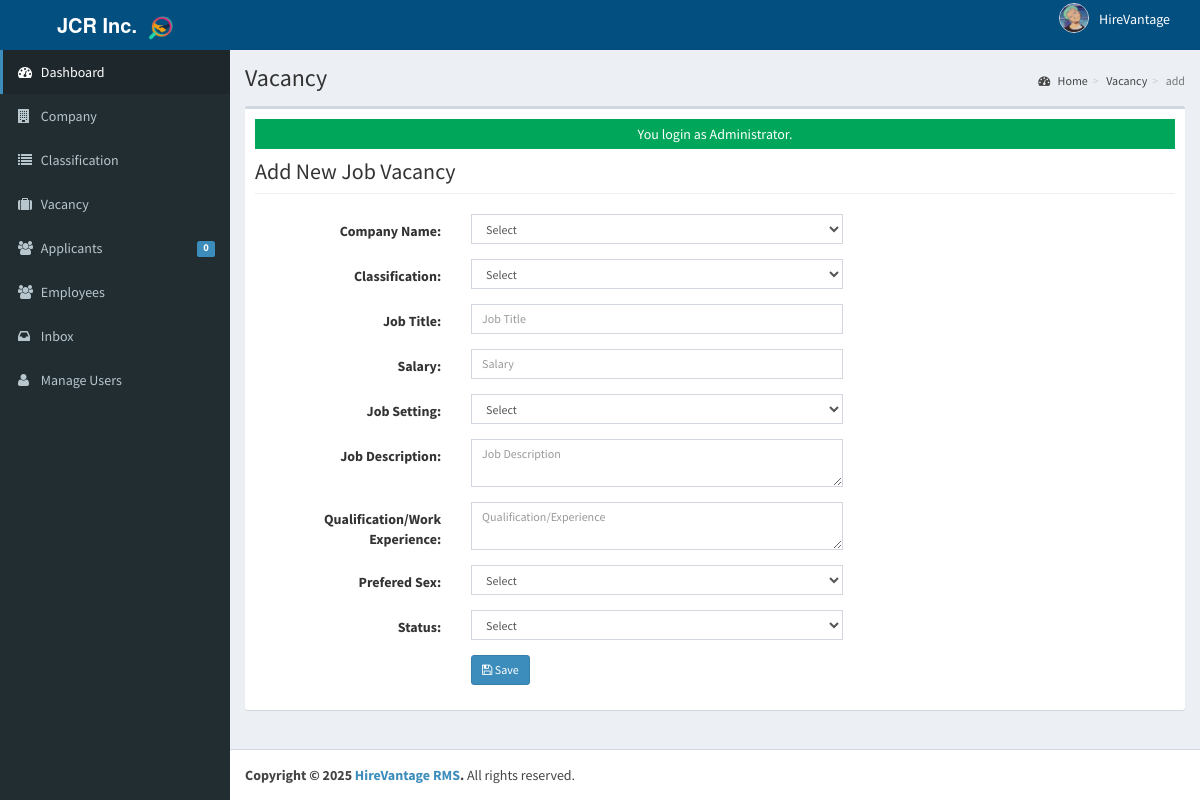
/admin/vacancy/index.php?view=add (signed in), run on the app's committed database.
### tables this page shows
CREATE TABLE `tblusers` (
  `USERID` varchar(30) NOT NULL,
  `FULLNAME` varchar(40) NOT NULL,
  `USERNAME` varchar(90) NOT NULL,
  `PASS` varchar(90) NOT NULL,
  `ROLE` varchar(30) NOT NULL,
  `PICLOCATION` varchar(255) NOT NULL
);

### admin/vacancy/index.php (called while the page is built, shortened)
<?php
require_once("../../include/initialize.php");
$title="Vacancy";
require_once ("../theme/admin.php");
?>

### include/database.php (called while the page is built, shortened)
<?php
class Database {
    private $conn;
    private $sql_string = '';
    public function open_connection() {
        $this->conn = new mysqli(server, user, pass, database_name);
    }
    public function setQuery($sql = '') {
        $this->sql_string = $sql;
    }
    public function executeQuery() {
        $result = $this->conn->query($this->sql_string);
        return $result;
    }
    private function confirm_query($result) {
        return $result;
    }
    public function loadSingleResult() {
        $cur = $this->executeQuery();
        $data = $cur->fetch_object();
        return $data;
    }
}
$mydb = new Database();
?>

### include/accounts.php (called while the page is built, shortened)
<?php
require_once(LIB_PATH.DS.'database.php');
class User {
	protected static  $tblname = "tblusers";
	function single_user($id=""){
			global $mydb;
			$mydb->setQuery("SELECT * FROM ".self::$tblname."
				Where USERID= '{$id}' LIMIT 1");
			$cur = $mydb->loadSingleResult();
			return $cur;
	}
}
?>

### include/function.php (called while the page is built, shortened)
<?php
function currentpage(){
		$this_page = $_SERVER['SCRIPT_NAME'];
	    $bits = explode('/',$this_page);
		 return $bits[3];
	}
		?>

### admin/vacancy/add.php (the view, shortened to what this page needs)
<form class="form-horizontal span6" action="controller.php?action=add" method="POST">
<div class="row">
    <div class="col-lg-12">
      <h1 class="page-header">Add New Job Vacancy</h1>
    </div>
  </div>
  <div class="form-group">
    <div class="col-md-8">
      <label class="col-md-4 control-label" for=
      "COMPANYNAME">Company Name:</label>
      <div class="col-md-8">
        <select class="form-control input-sm" id="COMPANYID" name="COMPANYID" required>
          <option value="">Select</option>
        </select>
      </div>
    </div>
  </div>
  <div class="form-group">
    <div class="col-md-8">
      <label class="col-md-4 control-label" for=
      "CATEGORY">Classification:</label>
      <div class="col-md-8">
        <select class="form-control input-sm" id="CATEGORY" name="CATEGORY" required>
          <option value="">Select</option>
        </select>
      </div>
    </div>
  </div>
  <div class="form-group">
    <div class="col-md-8">
      <label class="col-md-4 control-label" for=
      "OCCUPATIONTITLE">Job Title:</label>
      <div class="col-md-8">
          <input class="form-control input-sm" id="OCCUPATIONTITLE" name="OCCUPATIONTITLE" placeholder="Job Title"   autocomplete="off" required/>
      </div>
    </div>
  </div>
  <div class="form-group">
    <div class="col-md-8">
      <label class="col-md-4 control-label" for=
      "SALARIES">Salary:</label>
      <div class="col-md-8">
          <input class="form-control input-sm" id="SALARIES" name="SALARIES" placeholder="Salary"   autocomplete="off"/>
      </div>
    </div>
  </div>
  <div class="form-group">
    <div class="col-md-8">
      <label class="col-md-4 control-label" for=
      "JOBSETTING">Job Setting:</label>
      <div class="col-md-8">
        <select class="form-control input-sm" id="JOBSETTING" name="JOBSETTING" required>
          <option value="">Select</option>
        </select>
      </div>
    </div>
  </div>
  <div class="form-group">
    <div class="col-md-8">
      <label class="col-md-4 control-label" for=
      "JOBDESCRIPTION">Job Description:</label>
      <div class="col-md-8">
        <textarea class="form-control input-sm" id="JOBDESCRIPTION" name="JOBDESCRIPTION" placeholder="Job Description"   autocomplete="none"></textarea>
      </div>
    </div>
  </div>
  <div class="form-group">
    <div class="col-md-8">
      <label class="col-md-4 control-label" for=
      "QUALIFICATION_WORKEXPERIENCE">Qualification/Work Experience:</label>
      <div class="col-md-8">
        <textarea class="form-control input-sm" id="QUALIFICATION_WORKEXPERIENCE" name="QUALIFICATION_WORKEXPERIENCE" placeholder="Qualification/Experience"   autocomplete="none"></textarea>
      </div>
    </div>
  </div>
  <div class="form-group">
    <div class="col-md-8">
      <label class="col-md-4 control-label" for=
      "PREFEREDSEX">Prefered Sex:</label>
      <div class="col-md-8">
          <select class="form-control input-sm" id="PREFEREDSEX" name="PREFEREDSEX">
          <option value="None">Select</option>
        </select>
      </div>
    </div>
  </div>
  <div class="form-group">
    <div class="col-md-8">
      <label class="col-md-4 control-label" for=
      "JOBSTATUS">Status:</label>
      <div class="col-md-8">
          <select class="form-control input-sm" id="JOBSTATUS" name="JOBSTATUS">
          <option value="Closed">Select</option>
        </select>
      </div>
    </div>
  </div>
  <div class="form-group">
    <div class="col-md-8">
      <label class="col-md-4 control-label" for=
      "idno"></label>
      <div class="col-md-8">
          <button class="btn btn-primary btn-sm" name="save" type="submit" ><span class="fa fa-save fw-fa"></span> Save</button>
      </div>
    </div>
  </div>
</form>

### admin/theme/admin.php (shortened to what this page needs)
<!DOCTYPE html>
<html>
    <head>
        <link rel="stylesheet" href="<?php echo web_root;?>bootstrap/css/bootstrap.min.css">
        <link rel="stylesheet" href="<?php echo web_root;?>plugins/font-awesome/css/font-awesome.min.css">
        <link rel="stylesheet" href="<?php echo web_root;?>dist/css/AdminLTE.min.css">
        <link rel="stylesheet" href="<?php echo web_root;?>dist/css/skins/_all-skins.min.css">
        <link rel="stylesheet" href="<?php echo web_root;?>plugins/iCheck/flat/blue.css">
        <link rel="stylesheet" href="<?php echo web_root;?>plugins/morris/morris.css">
        <link rel="stylesheet" href="<?php echo web_root;?>plugins/jvectormap/jquery-jvectormap-1.2.2.css">
        <link href="<?php echo web_root; ?>plugins/datepicker/bootstrap-datetimepicker.min.css" rel="stylesheet" media="screen">
        <link rel="stylesheet" href="<?php echo web_root;?>plugins/dataTables/jquery.dataTables.min.css">
        <link rel="stylesheet" href="<?php echo web_root;?>plugins/bootstrap-wysihtml5/bootstrap3-wysihtml5.min.css">
    </head>
 <body class="hold-transition skin-blue fixed sidebar-mini">
<div class="wrapper">
  <header class="main-header">
    <a href="" class="logo" data-toggle="offcanvas" role="button" style="background-color:#034f80;">
    <span class="logo-lg">
        <b>JCR Inc.</b>&nbsp;
        <img src="<?php echo web_root; ?>admin/logohire2.png" width="25px" alt="Logo"/>
    </span>
</a>
    <nav class="navbar navbar-static-top" role="navigation" style="background-color:#034f80;">
      <div class="navbar-custom-menu">
    <ul class="nav navbar-nav">
        <?php
            $user = New User();
            $singleuser = $user->single_user($_SESSION['ADMIN_USERID']);
            if ($singleuser && isset($singleuser->PICLOCATION) && isset($singleuser->FULLNAME)) {
        ?>
        <li class="dropdown user user-menu" style="padding-right: 20px;">
            <a href="#" class="dropdown-toggle" data-toggle="dropdown" style="display: flex; align-items: center; padding: 5px 10px; border-radius: 5px; transition: background-color 0.3s ease;">
                <img src="<?php echo web_root.'admin/user/'. $singleuser->PICLOCATION;?>" class="user-image" alt="User Image" style="margin-right: 10px; border-radius: 50%; width: 30px; height: 30px; object-fit: cover; border: 1px solid #ddd;">
                <span class="hidden-xs" style="font-weight: 500; "><?php echo $singleuser->FULLNAME; ?></span>
            </a>
        </li>
        <?php
            }
        ?>
    </ul>
</div>
    </nav>
  </header>
  <aside class="main-sidebar">
    <section class="sidebar">
      <ul class="sidebar-menu">
        <li  class="<?php echo (currentpage() == 'index.php') ? "active" : false;?>" >
          <a href="<?php echo web_root ;?>admin/">
            <i class="fa fa-dashboard"></i> <span>Dashboard</span>
          </a>
        </li>
        <li class="<?php echo (currentpage() == 'company') ? "active" : false;?>" >
          <a href="<?php echo web_root ;?>admin/company/">
            <i class="fa fa-building"></i> <span>Company</span>
          </a>
        </li>
        <li class="<?php echo (currentpage() == 'category') ? "active" : false;?>" >
          <a href="<?php echo web_root ;?>admin/category/">
            <i class="fa fa-list"></i> <span>Classification</span>
          </a>
        </li>
        <li class="<?php echo (currentpage() == 'vacancy') ? "active" : false;?>" >
          <a href="<?php echo web_root ;?>admin/vacancy/">
            <i class="fa fa-suitcase"></i> <span>Vacancy</span>
          </a>
        </li>
        <li class="<?php echo (currentpage() == 'applicants') ? "active" : false;?>" >
          <a href="<?php echo web_root ;?>admin/applicants/">
            <i class="fa fa-users"></i> <span>Applicants</span>
            <span class="label label-primary pull-right">
              <?php
                $sql = "SELECT count(*) as 'APPL' FROM `tbljobregistration` WHERE `PENDINGAPPLICATION`=1";
                $mydb->setQuery($sql);
                $pending = $mydb->loadSingleResult();
                echo $pending->APPL;
              ?>
            </span>
          </a>
        </li>
        <li class="<?php echo (currentpage() == 'employee') ? "active" : false;?>" >
          <a href="<?php echo web_root ;?>admin/employee/">
            <i class="fa fa-users"></i> <span>Employees</span>
          </a>
        </li>
        <li class="<?php echo (currentpage() == 'inbox') ? "active" : false;?>" >
          <a href="<?php echo web_root ;?>admin/inbox/">
            <i class="fa fa-inbox"></i></i> <span>Inbox</span>
          </a>
        </li>
         <li class="<?php echo (currentpage() == 'user') ? "active" : false;?>">
          <a href="<?php echo web_root; ?>admin/user/">
            <i class="fa fa-user"></i> <span>Manage Users</span> </a>
        </li>
      </ul>
    </section>
  </aside>
  <div class="content-wrapper">
  <section class="content-header">
      <h1>
        <?php echo isset($title) ? $title : ''; ?>
      </h1>
      <ol class="breadcrumb">
        <?php
          if ($title!='Home') {
            $active_title = '';
            if (isset($_GET['view'])) {
              $active_title = '<li class='.$active_title.'><a href="index.php">'.$title.'</a></li>';
            }else{
              $active_title = '<li class='.$active_title.'>'.$title.'</li>';
            }
            echo '<li><a href='.web_root.'admin/><i class="fa fa-dashboard"></i> Home</a></li>';
            echo  $active_title;
            echo  isset($_GET['view']) ? '<li class="active">'.$_GET['view'].'</li>' : '';
          }
        ?>
      </ol>
    </section>
         <section class="content">
          <div class="row">
            <div class="col-xs-12">
              <div class="box">
                <div class="box-body">
              <?php
               require_once $content;
               ?>
             </div>
             </div>
           </div>
         </div>
         </section>
 </div>
  <footer class="main-footer">
    <strong>Copyright &copy; 2025 <a href="#">HireVantage RMS</a>.</strong> All rights
    reserved.
  </footer>
    </body>
</html>

### data on the page
tblusers: PICLOCATION (picture), FULLNAME "HireVantage"

### other printed values
$pending->APPL "0"
$title "Vacancy"
$_GET['view'] "add"
$_SESSION['message'] "You login as Administrator."
